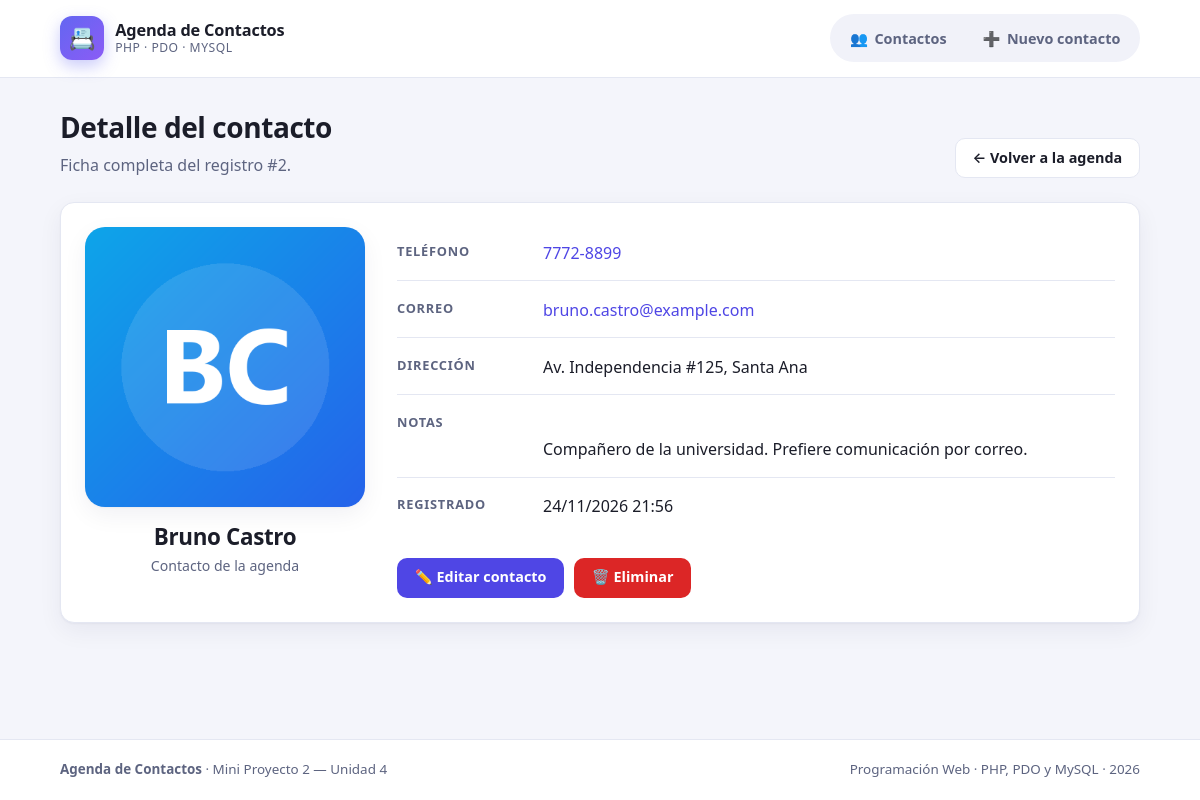
The page /ver.php?id=2 on the database its author committed.
### tables this page shows
CREATE TABLE contactos (
    id             INT UNSIGNED NOT NULL AUTO_INCREMENT,
    nombre         VARCHAR(100)  NOT NULL,
    apellido       VARCHAR(100)  NOT NULL,
    telefono       VARCHAR(30)   NOT NULL,
    foto           VARCHAR(255)  NOT NULL,
    email          VARCHAR(150)  DEFAULT NULL,
    direccion      VARCHAR(255)  DEFAULT NULL,
    notas          TEXT          DEFAULT NULL,
    creado_en      TIMESTAMP     NOT NULL DEFAULT CURRENT_TIMESTAMP,
    actualizado_en TIMESTAMP     NOT NULL DEFAULT CURRENT_TIMESTAMP
                                 ON UPDATE CURRENT_TIMESTAMP,
    PRIMARY KEY (id),
    KEY idx_nombre_apellido (nombre, apellido),
    KEY idx_telefono (telefono),
    KEY idx_email (email)
);

### includes/funciones.php (called while the page is built, shortened)
<?php
function e(mixed $valor): string
{
    return htmlspecialchars((string) $valor, ENT_QUOTES | ENT_SUBSTITUTE, 'UTF-8');
}
function obtener_contacto(PDO $pdo, int $id): ?array
{
    $stmt = $pdo->prepare(
        'SELECT id, nombre, apellido, telefono, email, direccion, notas, foto, creado_en
           FROM contactos
          WHERE id = :id
          LIMIT 1'
    );
    $stmt->execute([':id' => $id]);
    $contacto = $stmt->fetch();
    return $contacto ?: null;
}
function leer_id(mixed $valor): int
{
    return filter_var($valor, FILTER_VALIDATE_INT, ['options' => ['min_range' => 1]]) ?: 0;
}

### ver.php (the view, shortened to what this page needs)
<?php
require_once __DIR__ . '/config/db.php';
require_once __DIR__ . '/includes/funciones.php';
$id = leer_id($_GET['id'] ?? null);
$contacto = obtener_contacto($pdo, $id);
$nombreCompleto = $contacto['nombre'] . ' ' . $contacto['apellido'];
require __DIR__ . '/includes/header.php';
?>
<div class="encabezado-pagina">
    <div>
        <h1>Detalle del contacto</h1>
        <p>Ficha completa del registro #<?= (int) $contacto['id'] ?>.</p>
    </div>
    <a class="boton boton--secundario" href="index.php">← Volver a la agenda</a>
</div>
<article class="tarjeta">
    <div class="detalle">
        <div class="detalle__perfil">
            <img class="detalle__foto"
                 src="<?= e(URL_ARCHIVOS . $contacto['foto']) ?>"
                 alt="Fotografía de <?= e($nombreCompleto) ?>"
                 width="280" height="280">
            <h2 class="detalle__nombre"><?= e($nombreCompleto) ?></h2>
            <p class="detalle__rol">Contacto de la agenda</p>
        </div>
        <div>
            <ul class="detalle__lista">
                <li class="detalle__item">
                    <span class="detalle__etiqueta">Teléfono</span>
                    <p class="detalle__valor">
                        <a href="tel:<?= e(preg_replace('/[^0-9+]/', '', $contacto['telefono'])) ?>">
                            <?= e($contacto['telefono']) ?>
                        </a>
                    </p>
                </li>
                <li class="detalle__item">
                    <span class="detalle__etiqueta">Correo</span>
                    <p class="detalle__valor">
                        <?php if (!empty($contacto['email'])): ?>
                            <a href="mailto:<?= e($contacto['email']) ?>"><?= e($contacto['email']) ?></a>
                        <?php else: ?>
                            <span style="color:#8b91a8">No registrado</span>
                        <?php endif; ?>
                    </p>
                </li>
                <li class="detalle__item">
                    <span class="detalle__etiqueta">Dirección</span>
                    <p class="detalle__valor">
                        <?= $contacto['direccion'] !== null && $contacto['direccion'] !== ''
                            ? e($contacto['direccion'])
                            : '<span style="color:#8b91a8">No registrada</span>' ?>
                    </p>
                </li>
                <li class="detalle__item">
                    <span class="detalle__etiqueta">Notas</span>
                    <p class="detalle__valor detalle__valor--notas">
                        <?= $contacto['notas'] !== null && $contacto['notas'] !== ''
                            ? e($contacto['notas'])
                            : '<span style="color:#8b91a8">Sin notas</span>' ?>
                    </p>
                </li>
                <li class="detalle__item">
                    <span class="detalle__etiqueta">Registrado</span>
                    <p class="detalle__valor">
                        <?= e(date('d/m/Y H:i', strtotime((string) $contacto['creado_en']))) ?>
                    </p>
                </li>
            </ul>
            <div class="detalle__acciones">
                <a class="boton" href="editar.php?id=<?= (int) $contacto['id'] ?>">✏️ Editar contacto</a>
                <a class="boton boton--peligro" href="eliminar.php?id=<?= (int) $contacto['id'] ?>">🗑️ Eliminar</a>
            </div>
        </div>
    </div>
</article>
<?php require __DIR__ . '/includes/footer.php'; ?>

### css/styles.css (style rules this page uses)
:root { --primario: #4f46e5; --primario-oscuro: #4338ca; --primario-suave: #eef2ff; --texto: #1b1d29; --texto-suave: #5d6480; --fondo: #f4f5fb; --superficie: #ffffff; --borde: #e4e7f2; --exito: #047857; --exito-suave: #ecfdf5; --error: #b91c1c; --error-suave: #fef2f2; --info: #1d4ed8; --info-suave: #eff6ff; --radio: 14px; --radio-sm: 10px; --sombra: 0 1px 2px rgba(23, 25, 64, .04), 0 8px 24px rgba(23, 25, 64, .06); --sombra-alta: 0 16px 40px rgba(23, 25, 64, .12); --transicion: 160ms ease; }
*, *::before, *::after { box-sizing: border-box; }
html { -webkit-text-size-adjust: 100%; }
body { margin: 0; min-height: 100vh; display: flex; flex-direction: column; font-family: "Segoe UI", system-ui, -apple-system, "Helvetica Neue", Arial, sans-serif; font-size: 16px; line-height: 1.6; color: var(--texto); background: var(--fondo); }
img { max-width: 100%; display: block; }
h1, h2, h3 { line-height: 1.25; margin: 0 0 .5rem; letter-spacing: -.015em; }
p { margin: 0 0 .75rem; }
a { color: var(--primario); text-decoration: none; }
.encabezado-pagina { display: flex; align-items: flex-end; justify-content: space-between; gap: 1rem; flex-wrap: wrap; margin-bottom: 1.5rem; }
.encabezado-pagina h1 { font-size: 1.75rem; }
.encabezado-pagina p { color: var(--texto-suave); margin: 0; }
.boton { display: inline-flex; align-items: center; justify-content: center; gap: .45rem; padding: .6rem 1.05rem; border: 1px solid transparent; border-radius: var(--radio-sm); background: var(--primario); color: #fff; font: inherit; font-size: .9rem; font-weight: 600; cursor: pointer; text-decoration: none; transition: var(--transicion); line-height: 1.3; }
.boton--secundario { background: var(--superficie); color: var(--texto); border-color: var(--borde); }
.boton--peligro { background: #dc2626; }
.tarjeta { background: var(--superficie); border: 1px solid var(--borde); border-radius: var(--radio); box-shadow: var(--sombra); padding: 1.5rem; }
.detalle { display: grid; grid-template-columns: 280px minmax(0, 1fr); gap: 2rem; align-items: start; }
.detalle__perfil { text-align: center; }
.detalle__foto { width: 100%; aspect-ratio: 1; border-radius: 20px; object-fit: cover; margin-bottom: 1rem; background: var(--primario-suave); box-shadow: var(--sombra); }
.detalle__nombre { font-size: 1.4rem; margin: 0 0 .25rem; }
.detalle__rol { color: var(--texto-suave); font-size: .88rem; margin: 0; }
.detalle__lista { list-style: none; margin: 0; padding: 0; display: grid; gap: .2rem; }
.detalle__item { display: grid; grid-template-columns: 130px minmax(0, 1fr); gap: 1rem; padding: .85rem 0; border-bottom: 1px solid var(--borde); }
.detalle__item:last-child { border-bottom: 0; }
.detalle__etiqueta { font-size: .8rem; text-transform: uppercase; letter-spacing: .06em; color: var(--texto-suave); font-weight: 700; }
.detalle__valor { margin: 0; overflow-wrap: anywhere; }
.detalle__valor--notas { white-space: pre-line; }
.detalle__acciones { display: flex; gap: .6rem; flex-wrap: wrap; margin-top: 1.5rem; }

### rows shown on the page
contactos: id "2", foto (picture), nombreCompleto "Bruno Castro", telefono "7772-8899", email "bruno.castro@example.com", direccion "Av. Independencia #125, Santa Ana", notas "Compañero de la universidad. Prefiere comunicación por correo.", creado_en "24/11/2026 21:56"

### other values the page prints
$opcion['icono'] "👥"
$opcion['texto'] "Contactos"
$opcion['icono'] "➕"
$opcion['texto'] "Nuevo contacto"
